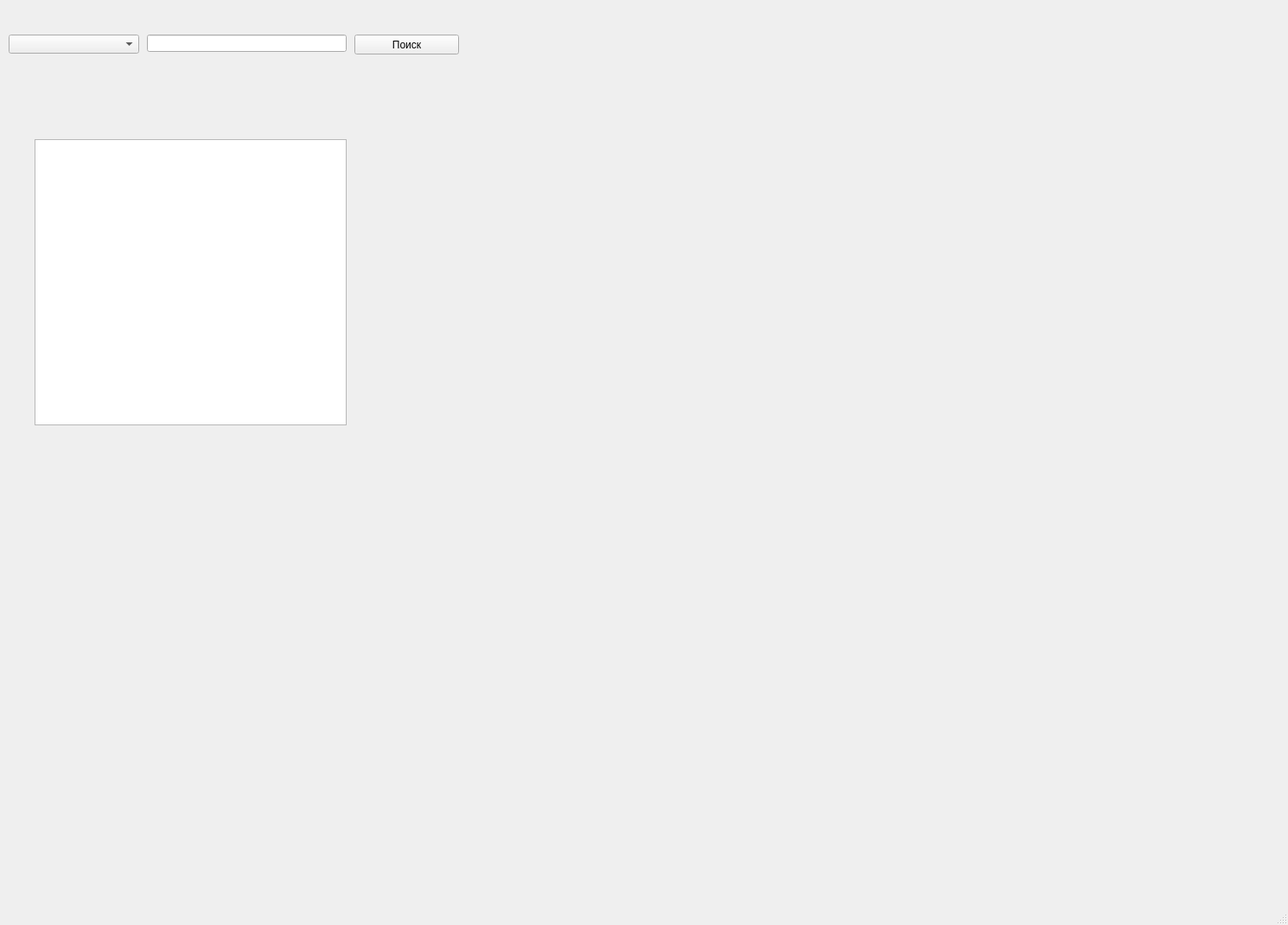
<?xml version="1.0" encoding="UTF-8"?>
<ui version="4.0">
 <class>MainWindow</class>
 <widget class="QMainWindow" name="MainWindow">
  <property name="geometry">
   <rect>
    <x>0</x>
    <y>0</y>
    <width>1490</width>
    <height>1070</height>
   </rect>
  </property>
  <property name="windowTitle">
   <string>MainWindow</string>
  </property>
  <widget class="QWidget" name="centralwidget">
   <widget class="QLineEdit" name="lineEdit">
    <property name="geometry">
     <rect>
      <x>170</x>
      <y>40</y>
      <width>231</width>
      <height>20</height>
     </rect>
    </property>
   </widget>
   <widget class="QPushButton" name="pushButton">
    <property name="geometry">
     <rect>
      <x>410</x>
      <y>40</y>
      <width>121</width>
      <height>23</height>
     </rect>
    </property>
    <property name="text">
     <string>Поиск</string>
    </property>
   </widget>
   <widget class="QTableWidget" name="tableWidget">
    <property name="geometry">
     <rect>
      <x>40</x>
      <y>161</y>
      <width>361</width>
      <height>331</height>
     </rect>
    </property>
   </widget>
   <widget class="QComboBox" name="comboBox">
    <property name="geometry">
     <rect>
      <x>10</x>
      <y>40</y>
      <width>151</width>
      <height>22</height>
     </rect>
    </property>
   </widget>
   <widget class="QLabel" name="label">
    <property name="geometry">
     <rect>
      <x>460</x>
      <y>160</y>
      <width>691</width>
      <height>741</height>
     </rect>
    </property>
    <property name="text">
     <string/>
    </property>
   </widget>
  </widget>
  <widget class="QMenuBar" name="menubar">
   <property name="geometry">
    <rect>
     <x>0</x>
     <y>0</y>
     <width>1490</width>
     <height>21</height>
    </rect>
   </property>
  </widget>
  <widget class="QStatusBar" name="statusbar"/>
 </widget>
 <resources/>
 <connections/>
</ui>
